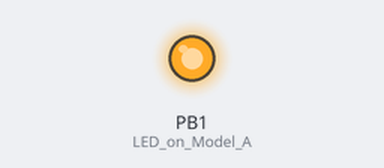
This sketch was run on a simulated ATtiny85, built with avr-gcc and run on an emulated ATtiny85. On the bench: output pins drawn as LEDs (lit = HIGH). At 1.3 s the program stops and its outputs stay as they are.

Above: at 0.3 s.
At 1.4 s:
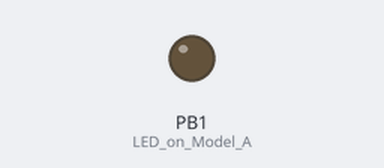
Timing chart, 0 to 2.8 s (numbered marks = the images above):
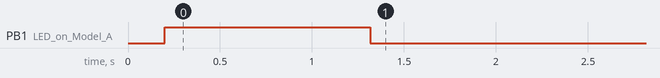

Measured:
- by itself, PB1 (LED_on_Model_A): LOW → HIGH at 0.20 s, → LOW 1.1 s later

The sketch:

DigiSpark-Pin_Demo.ino
```cpp
#include "DigiKeyboard.h"

void setup() {
  pinMode(1, OUTPUT); //LED on Model A
}

void loop() {
  // It's better to use DigiKeyboard.delay() over the regular Arduino delay()
  // if emulating keyboard because it keeps talking to the computer to make
  // sure the computer knows the keyboard is alive and connected.
  DigiKeyboard.delay(200); //Delay for host device to get ready

  // this is generally not necessary but with some older systems it seems to
  // prevent missing the first character after a delay:
  DigiKeyboard.sendKeyStroke(0);

  //Actual bruteforce -
  digitalWrite(1, HIGH);

  for (int i = 0; i <50 ; i++){

  DigiKeyboard.print("123456");

  DigiKeyboard.delay(10); // val in miliseconds ; Tuning so that host device doesnt miss input.
  }

  //Hardcoded valid pin for demonstration purpose
  DigiKeyboard.print("000000");

  digitalWrite(1, LOW);

 for(;;); // Stop the device after attack completes.
}
```
